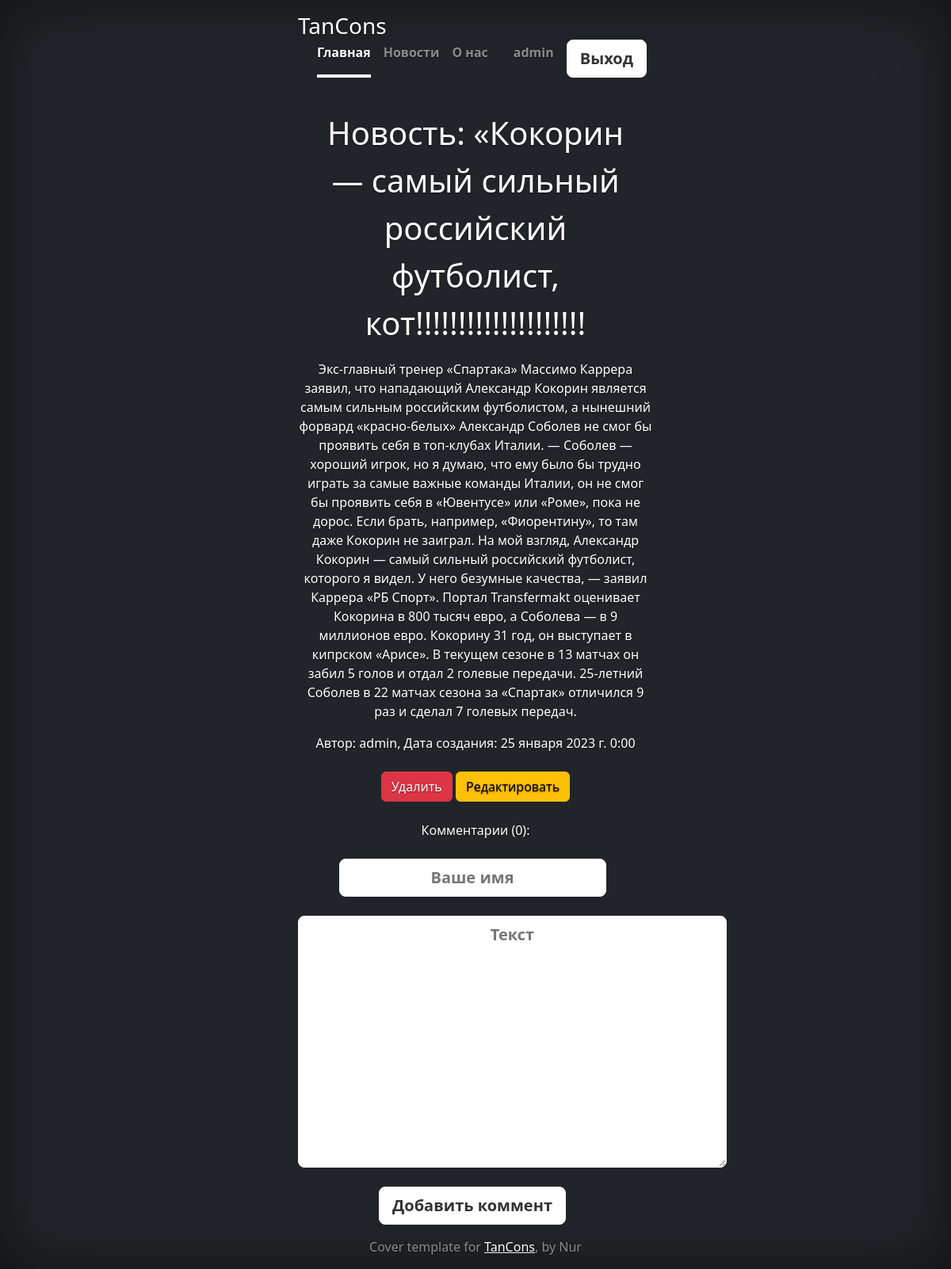
The page /news/8 (signed in) on the database its author committed.
### news/models.py (models this page shows, shortened)
class Texts(models.Model):
    title = models.CharField('Название', max_length=70)
    anons = models.CharField('Анонс', max_length=250)
    f_text = models.TextField('Статья')
    author = models.ForeignKey(User, verbose_name='автор', on_delete=models.CASCADE, blank=True, null=True, related_name='user_name')
    date = models.DateTimeField('Дата и время')
    class Meta:
        verbose_name = 'Новость'
        verbose_name_plural = 'Новости'

### news/views.py (the view)
# urls.py: path('<int:pk>', views.add_comment, name='news-detail'),
def add_comment(request, pk):
    post = get_object_or_404(Texts, id=pk)
    comment = Comments.objects.filter(numbers=pk)
    comment_count = comment.count()
    if request.method == 'POST':
        cform = CommentsForm(data=request.POST)
        if cform.is_valid():
            comment = cform.save(commit=False)
            comment.numbers_id = pk
            comment.save()
            return redirect('news-detail', pk)
    else:
        cform = CommentsForm
    return render(request, 'news/detail_view.html', {
        'new': post,
        'comment': comment,
        'comment_c': comment_count,
        'form': cform})

### news/templates/news/detail_view.html (shortened to what this page needs)
{% extends 'myapp1/layout.html' %}
        {% block body %}
        <div class="text-bg-dark p-3 fs-1 text">Новость: {{ new.title }}</div>
            <div class="news">
                <p>{{ new.f_text }}</p>
                <span class="datatime">Автор: {{ new.author }},  </span>
                <span class="datatime">Дата создания: {{ new.date }}</span>
                <br>
                <br>
                <a href="{% url 'news-delete' new.id %}" class="btn btn-danger">Удалить</a>
                <a href="{% url 'news-update' new.id %}" class="btn btn-warning">Редактировать</a>
                <br><br>
                Комментарии ({{ comment_c }}):
                <br><br>
                <div class="mb-3">
                <form method="POST">
                    {{ form.kom_name }}
                <br>
                <br>
                    {{ form.kom_text }}
                <br><br>
                <button class="btn btn-outline-light me-2 btn btn-lg btn-light fw-bold border-white bg-white" type="submit">Добавить коммент</button>
                </form>
                </div>
            </div>
        {% endblock %}

### myapp1/templates/myapp1/layout.html (shortened to what this page needs)
{% load static %}
{% load i18n %}
{% load account %}
<!DOCTYPE html>
<html lang="en" class="h-100">
    <head>
        <link href="https://cdn.jsdelivr.net/npm/bootstrap@5.3.0-alpha1/dist/css/bootstrap.min.css" rel="stylesheet">
        <link rel="stylesheet" href="{% static 'myapp1/css/myapp1.css' %}">
    </head>
    <body class="d-flex h-100 text-center text-bg-dark">
        <div class="cover-container d-flex w-100 h-100 p-3 mx-auto flex-column">
            <header class="mb-auto">
                <div>
                    <h3 class="float-md-start mb-0">TanCons</h3>
                    <nav class="nav nav-masthead justify-content-center float-md-end">
                        <a href="{% url 'home' %}" class="nav-link fw-bold py-1 px-0 active condary" aria-current="page">Главная</a>
                        <a href="{% url 'news_home' %}" class="nav-link fw-bold py-1 px-0 ">Новости</a>
                        <a href="{% url 'about' %}" class="nav-link fw-bold py-1 px-0 ">О нас</a>
                          {% if user.is_authenticated %}
                          <span class="nav-link fw-bold py-1 px-3 ">
                              {{ user.username }}
                          </span>
                          <a class="btn btn-outline-light me-2 btn btn-lg btn-light fw-bold border-white bg-white" href="{% url 'account_logout' %}">Выход</a>
                          {% else%}
                              <a class="btn btn-outline-light me-2" href="{% url 'account_login' %}">Вход</a>
                              <a class="btn btn-warning" href="{% url 'account_signup' %}">Регистрация</a>
                          {% endif %}
                    </nav>
                </div>
            </header>
            <main ="px-3">
                <p class="lead">
                    {% block body %}
                    {% endblock %}
                </p>
            </main>
            <footer class="mt-auto text-white-50">
                <p>Cover template for <a href="http://127.0.0.1:8000" class="text-white">TanCons</a>, by Nur</p>
            </footer>
        </div>
    </body>
</html>

### myapp1/static/myapp1/css/myapp1.css (style rules this page uses)
.btn-light, .btn-light:hover, .btn-light:focus { color: #333; text-shadow: none; }
body { text-shadow: 0 .05rem .1rem rgba(0, 0, 0, .5); box-shadow: inset 0 0 5rem rgba(0, 0, 0, .5); }
.cover-container { max-width: 40%; }
.nav-masthead .nav-link { color: rgba(255, 255, 255, .5); border-bottom: .25rem solid transparent; }
.nav-masthead .nav-link + .nav-link { margin-left: 1rem; }
.nav-masthead .active { color: #fff; border-bottom-color: #fff; }

### rows shown on the page
Texts: title "«Кокорин — самый сильный российский футболист, кот!!!!!!!!!!!!!!!!!!!!", f_text "Экс‑главный тренер «Спартака» Массимо Каррера заявил, что нападающий Александр Кокорин является самым сильным российским футболистом, а нынешний форвард «красно‑белых» Александр Соболев не смог бы проявить себя в топ‑клубах Италии. — Соболев — хороший игрок, но я думаю, что ему было бы трудно играть за самые важные команды Италии, он не смог бы проявить себя в «Ювентусе» или «Роме», пока не дорос. Если брать, например, «Фиорентину», то там даже Кокорин не заиграл. На мой взгляд, Александр Кокорин — самый сильный российский футболист, которого я видел. У него безумные качества, — заявил Каррера «РБ Спорт». Портал Transfermakt оценивает Кокорина в 800 тысяч евро, а Соболева — в 9 миллионов…", author "admin", date "25 января 2023 г. 0:00"

### other values the page prints
{{ user.username }} "admin"
{{ comment_c }} "0"
